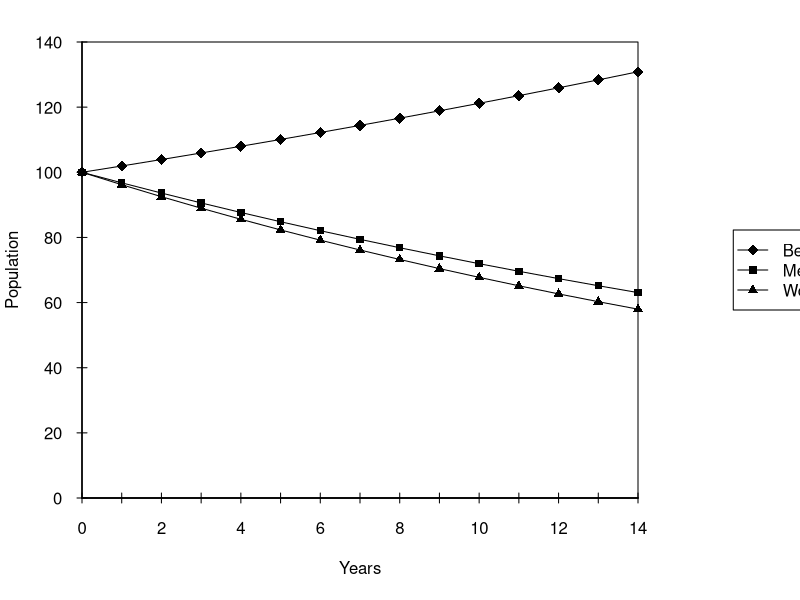
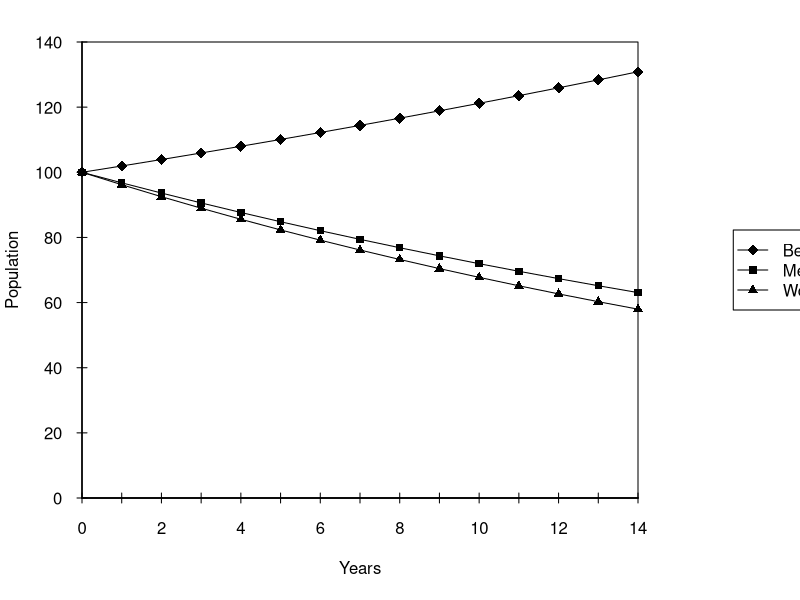

Here is the R script that generated these plots, in order:
## ---- chunk 1
## shortcut for setting several values at once
N_best <- N_medium <- N_worst <- numeric(15)

## keep all values in a single named vector
L <- c(best = 0.0194, medium = -0.0324, worst = -0.0382)
startval <- 100
N_best[1] <- N_medium[1] <- N_worst[1] <- startval
for (i in 2:15) {
  N_best[i] <- N_best[i-1] * (1 + L["best"])
  N_medium[i] <- N_medium[i-1] * (1 + L["medium"])
  N_worst[i] <- N_worst[i-1] * (1 + L["worst"])
}
tvec <- 0:14

## alternatively:
N_best <- startval * (1 + L["best"])^tvec

## and so forth
par(mar = c(5, 4, 2, 8) + 0.1, xpd = TRUE)     ## enlarge right margin for legend
leg_inset <- -0.38
matplot(tvec, cbind(N_best, N_medium, N_worst),
        type = "o",           ## lines going through points
        pch = c(18, 15, 17),      ## try to match point types from orig.
        cex = c(1.5, 1, 1),       ## homogeneous point sizes
        col = "black", lty = 1,  
        ylim = c(0, 140),      ## set y limit
        xaxs = "i", yaxs = "i",  ## no extra space at edges of axes
        las = 1,              ## turn y-axis labels horizontal
        tcl = -0.25,
        xaxt = "n",
        ylab = "Population", xlab = "Years")
legend("right", c("Best", "Medium", "Worst"),
       inset = leg_inset,         ## move legend outside figure
       xpd = NA,              ## avoid clipping at edge of figure region
       pch = c(18, 15, 17), lty = 1,
       pt.cex = c(1.5, 1, 1),
       merge = TRUE)          ## overlay points and lines
axis(1, at = seq(0, 14, 2), labels = seq(0, 14, 2), 
     tcl = 0, xaxp = c(0, 14, 14))
axis(1, at = 0:14, labels = FALSE, tcl = 0.25)
axis(1, at = 0:14, labels = FALSE, tcl = -0.25)
axis(2, labels = FALSE, tcl = 0.25)
## ---- chunk 2
N <- list(best = N_best,
          medium = N_medium,
          worst = N_worst)
tvec <- 0:14

par(mar = c(5, 4, 2, 8) + 0.1, xpd = TRUE)
plot(range(tvec), c(0, 140),
     type = "n", las = 1,
     ylab = "Population",
     xlab = "Years",
     tcl = -0.25,
     xaxt = "n",
     xaxs = "i", yaxs = "i")
pchs <- c(18, 15, 17)
cexs <- c(1.5, 1, 1)       ## homogeneous point sizes
for(i in 1:3) {
    lines(tvec, N[[i]])
    points(tvec, N[[i]], pch = pchs[i], cex = cexs[i])
}
legend("right", c("Best", "Medium", "Worst"),
       inset = -0.38,         ## move legend outside figure
       xpd = NA,              ## avoid clipping at edge of figure region
       pch = c(18, 15, 17), lty = 1,
       pt.cex = c(1.5, 1, 1),
       merge = TRUE)          ## overlay points and lines
axis(1, at = seq(0, 14, 2), labels = seq(0, 14, 2), 
     tcl = 0, xaxp = c(0, 14, 14))
axis(1, at = 0:14, labels = FALSE, tcl = 0.25)
axis(1, at = 0:14, labels = FALSE, tcl = -0.25)
axis(2, labels = FALSE, tcl = 0.25)
## ---- chunk 3
seq(1, 13, by = 4)
## I prefer to name "by" explicitly, but not necessary or
seq(1, by = 4, length = 4)
seq(1, 5, by = 0.2)
## ---- chunk 4
z <- c(1, 3, 5, 7, 9, 11) ## set value of z
## or: z=seq(1,11,by=2)
z[c(2, 1, 3)]
## ---- chunk 5
r <- 0.5
n <- 10
G  <-  r^(0:n)
sum(G)
1/(1-r)
n <- 50
sum(r^(0:n))
2-sum(r^(0:n))  ## not EXACTLY equal
## ---- chunk 6
sum(0.5^(0:10))
sum(0.5^(0:50))
## ---- chunk 7
## set seed and create vector:
set.seed(273)
x <- runif(20)
which(x < mean(x))
## ---- chunk 8
p <- 1:length(x)
p[x < mean(x)]
